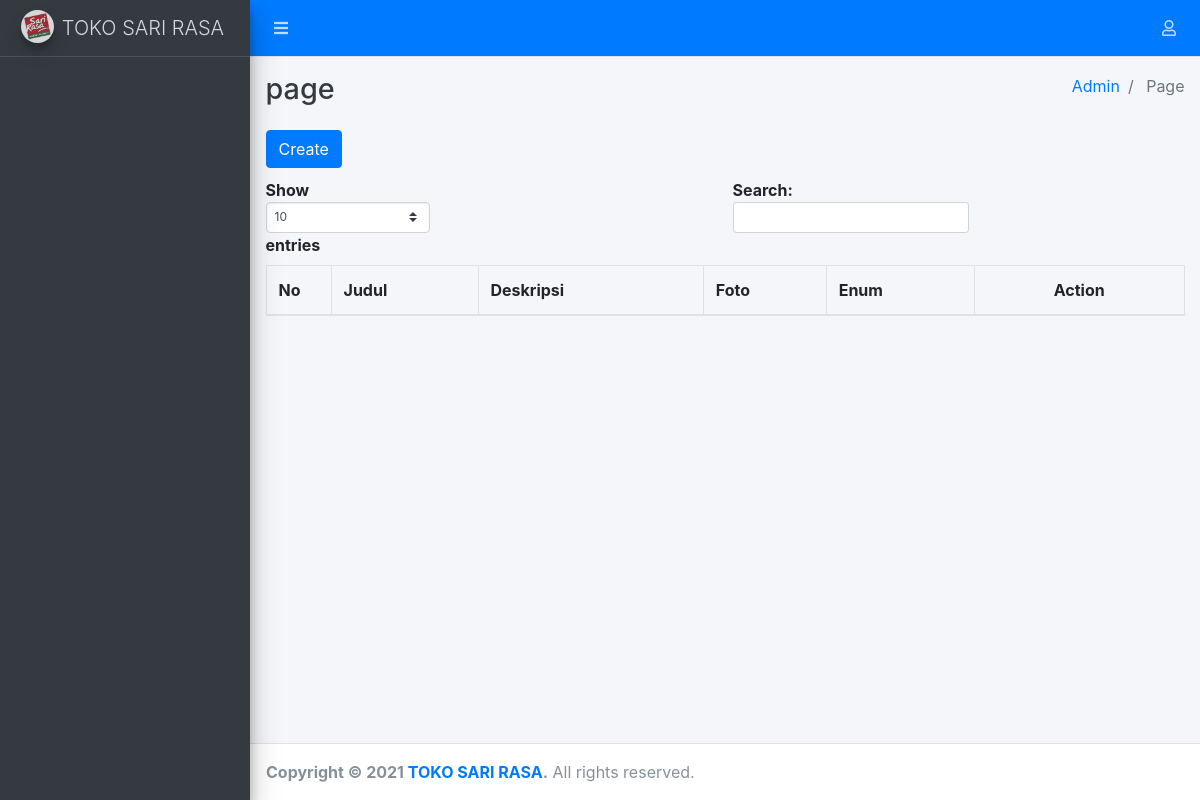
The page /index.php/admin/page on the database its author committed.
### tables this page shows
CREATE TABLE `info` (
  `id_info` int(11) NOT NULL,
  `nama_web` varchar(100) NOT NULL,
  `tentang` text NOT NULL,
  `slogan` varchar(100) NOT NULL,
  `alamat` text NOT NULL,
  `email` varchar(100) NOT NULL,
  `wa` varchar(18) NOT NULL,
  `logo_web` text NOT NULL
);

### application/libraries/Template.php (called while the page is built, shortened)
<?php if ( ! defined('BASEPATH')) exit('No direct script access allowed');
class Template {
		var $template_data = array();
		function set($name, $value)
		{
			$this->template_data[$name] = $value;
		}
		function load($template = '', $view = '' , $view_data = array(), $return = FALSE)
		{
			$this->CI =& get_instance();
			return $this->CI->load->view($template, $this->template_data, $return);
		}
}

### application/controllers/admin/Page.php (called while the page is built, shortened)
<?php
class Page extends CI_Controller
{
    public function index()
    {
        $data = array('title' => 'page');
        $this->template->load('template','admin/page/page_list', $data);
    }
}

### index.php (called while the page is built, shortened)
<?php
require_once BASEPATH.'core/CodeIgniter.php';

### application/views/template.php (the view, shortened to what this page needs)
<!DOCTYPE html>
<?php
  $infoweb=$this->db->get_where('info', array('id_info' => '1'))->row();
  $tema=$this->db->get_where('tema', array('id_tema' => '1'))->row();
?>
<html lang="en">
<head>
  <link rel="stylesheet" href="<?php  echo (base_url());?>assets/backend/plugins/fontawesome-free/css/all.min.css">
  <link rel="stylesheet" href="<?php  echo (base_url());?>assets/backend/dist/css/adminlte.min.css">
  <link href="http://maxcdn.bootstrapcdn.com/font-awesome/4.1.0/css/font-awesome.min.css" rel="stylesheet">
</head>
<body class="hold-transition sidebar-mini">
<div class="wrapper">
  <nav class="main-header navbar navbar-expand navbar-<?= $tema->navbar_bg_color?> navbar-<?= $tema->navbar_font_color?>">
    <ul class="navbar-nav">
      <li class="nav-item">
        <a class="nav-link" data-widget="pushmenu" href="#"><i class="fas fa-bars"></i></a>
      </li>
    </ul>
    <ul class="navbar-nav ml-auto">
      <li class="nav-item dropdown">
        <a class="nav-link" data-toggle="dropdown" href="#">
          <i class="far fa-user"></i>
        </a>
      </li>
    </ul>
  </nav>
  <aside class="main-sidebar sidebar-<?= $tema->sidebar_bg_color?>-<?= $tema->sidebar_font_color?> elevation-4">
    <a href="<?php echo site_url('admin/dashboard') ?>" class="brand-link">
      <img src="<?php echo base_url(); ?>assets/img/<?= $infoweb->logo_web?>" alt="AdminLTE Logo" class="brand-image img-circle elevation-3"
           style="opacity: .8;width: 33px;height: 33px;">
      <span class="brand-text font-weight-light"><?= $infoweb->nama_web?></span>
    </a>
    <div class="sidebar">
    </div>
  </aside>
  <div class="content-wrapper">
    <div class="content-header">
      <div class="container-fluid">
        <div class="row mb-2">
          <div class="col-sm-6">
            <h1 class="m-0 text-dark"><?= @$title?></h1>
          </div>
          <div class="col-sm-6">
            <ol class="breadcrumb float-sm-right">
              <?php foreach ($this->uri->segments as $segment): ?>
                  <?php
                      $url = substr($this->uri->uri_string, 0, strpos($this->uri->uri_string, $segment)) . $segment;
                      $is_active =  $url == $this->uri->uri_string;
                  ?>
                  <li class="breadcrumb-item <?php echo $is_active ? 'active': '' ?>">
                      <?php if($is_active): ?>
                          <?php echo ucfirst($segment) ?>
                      <?php else: ?>
                          <a href="<?php echo site_url($url) ?>"><?php echo ucfirst($segment) ?></a>
                      <?php endif; ?>
                  </li>
              <?php endforeach; ?>
            </ol>
          </div>
        </div>
      </div>
    </div>
    <div class="content">
      <div class="container-fluid">
          <?php
            echo $contents;
          ?>
      </div>
    </div>
  </div>
  <footer class="main-footer">
    <strong>Copyright &copy; <?= date("Y")?> <a href="<?php echo site_url('dashboard') ?>"><?= $infoweb->nama_web?></a>.</strong> All rights reserved.
  </footer>
</div>
</body>
</html>

### rows shown on the page
info: logo_web (picture), nama_web "TOKO SARI RASA"

### other values the page prints
$segment "Admin"
$segment "Page"
